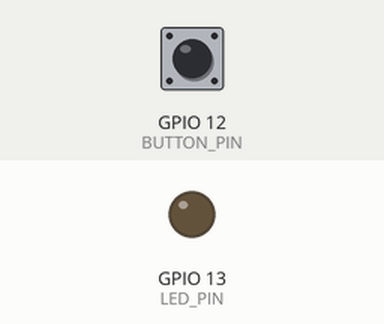
Recording of a sketch running on a simulated ESP32. Parts: output pins drawn as LEDs (lit = HIGH). Inputs (shaded band) come from the test bench; at power-on: GPIO 12 (BUTTON_PIN) HIGH.

Above: at 1.2 s.
1.3 s: GPIO 12 (BUTTON_PIN) pulled LOW for 0.15 s
At 1.37 s:
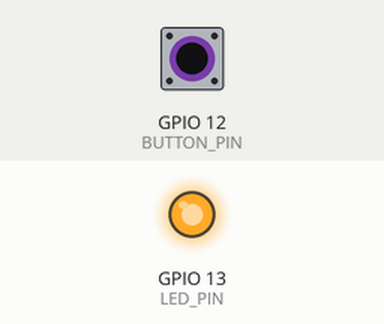
2.9 s: GPIO 12 (BUTTON_PIN) pulled LOW for 3.2 s
At 7.2 s:
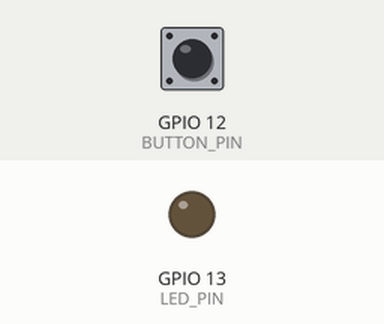
Timing chart, 0 to 8.7 s (numbered marks = the images above; inputs shaded):
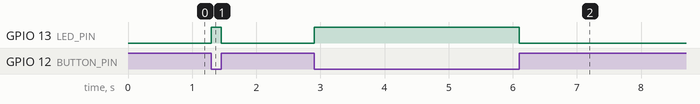

Measured:
- after the input at 1.3 s, GPIO 13 (LED_PIN): LOW → HIGH at once, → LOW 0.15 s later
- after the input at 2.9 s, GPIO 13 (LED_PIN): LOW → HIGH at once, → LOW 3.2 s later

The sketch:

ESP32_button_and_LED.ino
```cpp
// Digital input and output pin definitions

#define BUTTON_PIN 12

#define LED_PIN 13

void setup() {

 // Set the button pin as input

 pinMode(BUTTON_PIN, INPUT_PULLUP);

 // Set the LED pin as output

 pinMode(LED_PIN, OUTPUT);

}

void loop() {

 // Read the state of the button

 int buttonState = digitalRead(BUTTON_PIN);

 // If the button is pressed (LOW state), turn on the LED

 if (buttonState == LOW) {

  digitalWrite(LED_PIN, HIGH);

 } else {

  // Otherwise, turn off the LED

  digitalWrite(LED_PIN, LOW);

 }

} 
```
